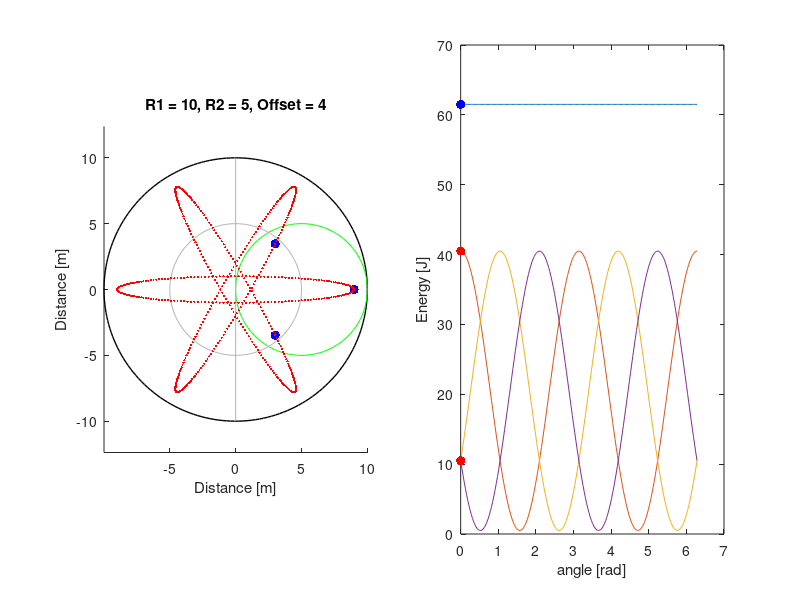

The MATLAB script that drew this image: (Note: this script raises an error after producing the figure.)

clear all
close all
clc

%%%%%%%%%%%%%%%%%%%%%%%%%%%%%%%%%%%%%%%%%%%%%%%%%%%%%%%%
%%%%           Parameter Definitions                %%%%
%%%%%%%%%%%%%%%%%%%%%%%%%%%%%%%%%%%%%%%%%%%%%%%%%%%%%%%%

alpha   = linspace(0,2*pi,200);

r1      = 10;
r2      = 5;
r3      = 4;

nSpring = 3;

rho     =  (r1/r2)-1;
beta    = alpha.*rho;

circle1 = [r1*cos(alpha)        ;r1*sin(alpha)];
circle2 = [r2*cos(alpha)        ;r2*sin(alpha)];
circle3 = [(r1-r2)*cos(alpha)   ;(r1-r2)*sin(alpha)];

theta  = linspace(0,2*pi,nSpring+1);theta(end)=[];
P      = r3.*[cos(theta);sin(theta)];

R  = @(a) [cos(a),-sin(a);sin(a),cos(a)];



%%%%%%%%%%%%%%%%%%%%%%%%%%%%%%%%%%%%%%%%%%%%%%%%%%%%%%%%
%%%%     Compute  distance^2 and energy             %%%%
%%%%%%%%%%%%%%%%%%%%%%%%%%%%%%%%%%%%%%%%%%%%%%%%%%%%%%%%

circle2_prime   = cell(1,numel(alpha));
P_prime         = cell(1,numel(alpha));
%Compute point locations of complete domain alpha
for k = 1:numel(alpha)
    circle2_prime{k}    = R(-alpha(k)*rho)*circle2 + [(r1-r2)*cos(alpha(k));(r1-r2)*sin(alpha(k))];
    P_prime{k}          = R(-alpha(k)*rho)*P       + [(r1-r2)*cos(alpha(k));(r1-r2)*sin(alpha(k))];
end

%Compute energies
stifness = ones(1,nSpring) ;
for k = 1:numel(beta)
    for ii = 1:nSpring
        Ui(k,ii) = 0.5*stifness(ii)*(P_prime{k}(1,ii)^2 + P_prime{k}(2,ii)^2);
    end
end
Utotal = sum(Ui,2);

%%%%%%%%%%%%%%%%%%%%%%%%%%%%%%%%%%%%%%%%%%%%%%%%%%%%%%%%
%%%%                Initial Plots                   %%%%
%%%%%%%%%%%%%%%%%%%%%%%%%%%%%%%%%%%%%%%%%%%%%%%%%%%%%%%%


fh      = figure('color',[1,1,1],'position',[100,100,1000,500]);subplot(1,2,1);hold on ;axis equal;
ht      = title(['R1 = ',num2str(r1),', R2 = ',num2str(r2),', Offset = ',num2str(r3)]); %Print time in title

f       = getframe(gcf);
sizef   = size(f.cdata);
width   = sizef(1);
height  = sizef(2);
% range = max([r1,r2,2*r3]);
% axis([-range*1.2,range*1.2,-range*1.2,range*1.2])

subplot(1,2,1); hold on
H1 = plot(circle1(1,:),circle1(2,:),'k','Linewidth',1);
H3 = plot(circle2(1,:)+circle3(1,1),circle2(2,:)+circle3(2,1),'g');
H4 = plot(P(1,:)+circle3(1,1),P(2,:)+circle3(2,1),'b.','markersize',20);

plot([0,0],[-r1,r1],'color',[0.7,0.7,0.7])
plot(circle3(1,:),circle3(2,:),'color',[0.7,0.7,0.7])
xlabel('Distance [m]')
ylabel('Distance [m]')

for k = 1:numel(beta)
    plot(P_prime{k}(1,:),P_prime{k}(2,:),'.r','markersize',5)
end

subplot(1,2,2)

plot(alpha,Utotal);hold on;
for k = 1:length(P_prime{1}(1,:))
    plot(alpha,Ui(:,k));
end

U1 = plot(alpha(1),Utotal(1),'.b','markersize',20);
for ii = 1:length(P_prime{k}(1,:))
    U2(ii) = plot(alpha(1),Ui(1,ii),'.r','markersize',20);
end
xlabel('angle [rad]')
ylabel('Energy [J]')

%%%%%%%%%%%%%%%%%%%%%%%%%%%%%%%%%%%%%%%%%%%%%%%%%%%%%%%%
%%%%                Make animation                  %%%%
%%%%%%%%%%%%%%%%%%%%%%%%%%%%%%%%%%%%%%%%%%%%%%%%%%%%%%%%

mCounter=1;
for k = 1:numel(beta)
    
    set(H3,'Xdata',circle2_prime{k}(1,:),'Ydata',circle2_prime{k}(2,:))
    set(H4,'Xdata',P_prime{k}(1,:),'Ydata',P_prime{k}(2,:))
    set(U1,'Xdata',alpha(k),'Ydata',Utotal(k))
    
for ii = 1:length(P_prime{k}(1,:))
    set(U2(ii),'Xdata',alpha(k),'Ydata',Ui(k,ii))
end
    
    f=getframe(gcf);
    if mCounter == 1
        [mov(:,:,1,mCounter), map] = rgb2ind(f.cdata, 256, 'nodither');
    else
               mov(:,:,1,mCounter) = rgb2ind(f.cdata, map, 'nodither');
    end
    mCounter = mCounter+1;
end


%%%%%%%%%%%%%%%%%%%%%%%%%%%%%%%%%%%%%%%%%%%%%%%%%%%%%%%%
%%%%               Save animations                  %%%%
%%%%%%%%%%%%%%%%%%%%%%%%%%%%%%%%%%%%%%%%%%%%%%%%%%%%%%%%

directory = 'C:\Users\Reinier\Box Sync\Reinier PhD\3_Matlab\SB_Tusi_couple\Animations';
directory = 'D:\pkuppens\Box Sync\Reinier PhD\3_Matlab\SB_Tusi_couple\Animations';

idx=0;
cd(directory)
existingNames=dir('*.gif');
for k = 1:numel(existingNames)
    idx(k)=str2num(existingNames(k).name(end-7:end-4));
end
maxIdx = max(idx);

animation_name = strcat(directory,'\Animation',num2str(maxIdx+1.','%04d'),'.gif');
imwrite(mov, map,animation_name, 'DelayTime', 0, 'LoopCount', inf);














